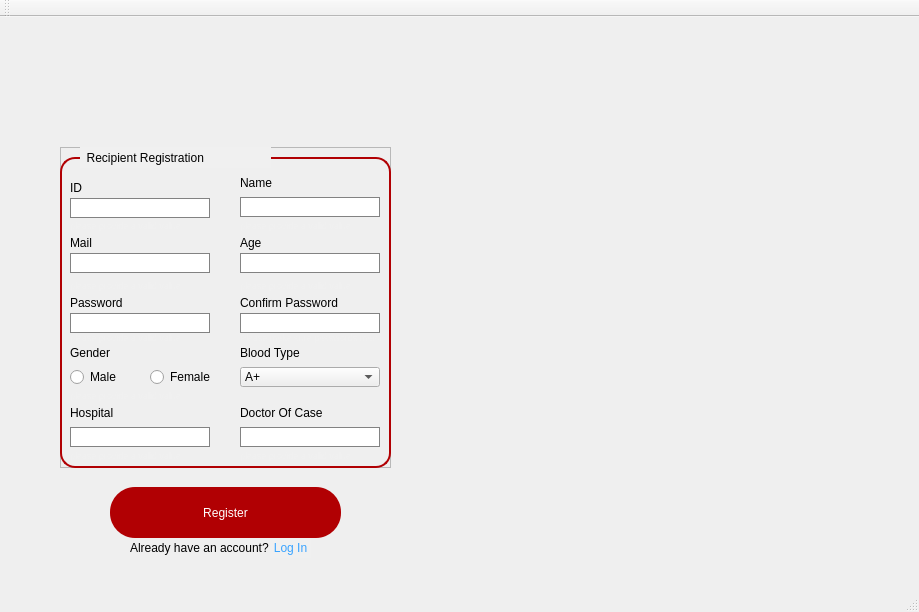
<?xml version="1.0" encoding="UTF-8"?>
<ui version="4.0">
 <class>RecipientRegClass</class>
 <widget class="QMainWindow" name="RecipientRegClass">
  <property name="geometry">
   <rect>
    <x>0</x>
    <y>0</y>
    <width>919</width>
    <height>612</height>
   </rect>
  </property>
  <property name="windowTitle">
   <string>Blood Bank Management System</string>
  </property>
  <property name="windowIcon">
   <iconset resource="RecipientReg.qrc">
    <normaloff>:/RecipientReg/toppng.com-blood-donation-png-picture-blood-donation-logo-3209x3905.png</normaloff>:/RecipientReg/toppng.com-blood-donation-png-picture-blood-donation-logo-3209x3905.png</iconset>
  </property>
  <property name="styleSheet">
   <string notr="true"/>
  </property>
  <widget class="QWidget" name="centralWidget">
   <widget class="QLabel" name="backimg">
    <property name="geometry">
     <rect>
      <x>0</x>
      <y>0</y>
      <width>921</width>
      <height>571</height>
     </rect>
    </property>
    <property name="styleSheet">
     <string notr="true">background-image:url(:/RecipientReg/bloodd.jpg);</string>
    </property>
    <property name="text">
     <string/>
    </property>
    <property name="pixmap">
     <pixmap resource="RecipientReg.qrc">:/RecipientReg/bloodd.jpg</pixmap>
    </property>
    <property name="scaledContents">
     <bool>true</bool>
    </property>
   </widget>
   <widget class="QFrame" name="frame_2">
    <property name="geometry">
     <rect>
      <x>60</x>
      <y>130</y>
      <width>331</width>
      <height>321</height>
     </rect>
    </property>
    <property name="font">
     <font>
      <underline>false</underline>
     </font>
    </property>
    <property name="styleSheet">
     <string notr="true"/>
    </property>
    <property name="frameShape">
     <enum>QFrame::StyledPanel</enum>
    </property>
    <property name="frameShadow">
     <enum>QFrame::Raised</enum>
    </property>
    <widget class="QLabel" name="label_2">
     <property name="geometry">
      <rect>
       <x>10</x>
       <y>30</y>
       <width>21</width>
       <height>21</height>
      </rect>
     </property>
     <property name="styleSheet">
      <string notr="true">font: 12pt &quot;Arial&quot;;</string>
     </property>
     <property name="text">
      <string>ID</string>
     </property>
    </widget>
    <widget class="QLineEdit" name="idTB">
     <property name="geometry">
      <rect>
       <x>10</x>
       <y>51</y>
       <width>140</width>
       <height>20</height>
      </rect>
     </property>
     <property name="font">
      <font>
       <underline>false</underline>
      </font>
     </property>
     <property name="styleSheet">
      <string notr="true">QLineEdit{
border:1px solid rgb(130, 130, 130) ;
border-radius:15px solid;
}

QLineEdit:focus{
border:1px solid rgb(175, 175, 175) ;
border-radius:15px solid;
border-bottom:2px solid rgb(157, 0, 3);
}
</string>
     </property>
     <property name="frame">
      <bool>true</bool>
     </property>
    </widget>
    <widget class="QLabel" name="label_3">
     <property name="geometry">
      <rect>
       <x>10</x>
       <y>80</y>
       <width>51</width>
       <height>31</height>
      </rect>
     </property>
     <property name="styleSheet">
      <string notr="true">font: 12pt &quot;Arial&quot;;</string>
     </property>
     <property name="text">
      <string>Mail</string>
     </property>
    </widget>
    <widget class="QLineEdit" name="mailTB">
     <property name="geometry">
      <rect>
       <x>10</x>
       <y>106</y>
       <width>140</width>
       <height>20</height>
      </rect>
     </property>
     <property name="styleSheet">
      <string notr="true">QLineEdit{
border:1px solid rgb(130, 130, 130) ;
border-radius:15px solid;
}

QLineEdit:focus{
border:1px solid rgb(175, 175, 175) ;
border-radius:15px solid;
border-bottom:2px solid rgb(157, 0, 3);
}
</string>
     </property>
    </widget>
    <widget class="QLabel" name="label_5">
     <property name="geometry">
      <rect>
       <x>10</x>
       <y>140</y>
       <width>101</width>
       <height>31</height>
      </rect>
     </property>
     <property name="styleSheet">
      <string notr="true">font: 12pt &quot;Arial&quot;;</string>
     </property>
     <property name="text">
      <string>Password</string>
     </property>
    </widget>
    <widget class="QLineEdit" name="passwordTB">
     <property name="geometry">
      <rect>
       <x>10</x>
       <y>166</y>
       <width>140</width>
       <height>20</height>
      </rect>
     </property>
     <property name="styleSheet">
      <string notr="true">QLineEdit{
border:1px solid rgb(130, 130, 130) ;
border-radius:15px solid;
}

QLineEdit:focus{
border:1px solid rgb(175, 175, 175) ;
border-radius:15px solid;
border-bottom:2px solid rgb(157, 0, 3);
}
</string>
     </property>
     <property name="echoMode">
      <enum>QLineEdit::Password</enum>
     </property>
    </widget>
    <widget class="QLabel" name="label_8">
     <property name="geometry">
      <rect>
       <x>10</x>
       <y>190</y>
       <width>81</width>
       <height>31</height>
      </rect>
     </property>
     <property name="styleSheet">
      <string notr="true">font: 12pt &quot;Arial&quot;;</string>
     </property>
     <property name="text">
      <string>Gender</string>
     </property>
    </widget>
    <widget class="QRadioButton" name="maleRB">
     <property name="geometry">
      <rect>
       <x>10</x>
       <y>220</y>
       <width>89</width>
       <height>20</height>
      </rect>
     </property>
     <property name="text">
      <string>Male</string>
     </property>
    </widget>
    <widget class="QRadioButton" name="femaleRB">
     <property name="geometry">
      <rect>
       <x>90</x>
       <y>220</y>
       <width>61</width>
       <height>20</height>
      </rect>
     </property>
     <property name="styleSheet">
      <string notr="true">border-color:red</string>
     </property>
     <property name="text">
      <string>Female</string>
     </property>
    </widget>
    <widget class="QLabel" name="label_10">
     <property name="geometry">
      <rect>
       <x>10</x>
       <y>250</y>
       <width>91</width>
       <height>31</height>
      </rect>
     </property>
     <property name="styleSheet">
      <string notr="true">font: 12pt &quot;Arial&quot;;</string>
     </property>
     <property name="text">
      <string>Hospital</string>
     </property>
    </widget>
    <widget class="QLineEdit" name="hospitalTB">
     <property name="geometry">
      <rect>
       <x>10</x>
       <y>280</y>
       <width>140</width>
       <height>20</height>
      </rect>
     </property>
     <property name="styleSheet">
      <string notr="true">QLineEdit{
border:1px solid rgb(130, 130, 130) ;
border-radius:15px solid;
}

QLineEdit:focus{
border:1px solid rgb(175, 175, 175) ;
border-radius:15px solid;
border-bottom:2px solid rgb(157, 0, 3);
}
</string>
     </property>
    </widget>
    <widget class="QLabel" name="label_4">
     <property name="geometry">
      <rect>
       <x>180</x>
       <y>20</y>
       <width>61</width>
       <height>31</height>
      </rect>
     </property>
     <property name="styleSheet">
      <string notr="true">font: 12pt &quot;Arial&quot;;</string>
     </property>
     <property name="text">
      <string>Name</string>
     </property>
    </widget>
    <widget class="QLabel" name="label_6">
     <property name="geometry">
      <rect>
       <x>180</x>
       <y>80</y>
       <width>51</width>
       <height>31</height>
      </rect>
     </property>
     <property name="styleSheet">
      <string notr="true">font: 12pt &quot;Arial&quot;;</string>
     </property>
     <property name="text">
      <string>Age</string>
     </property>
    </widget>
    <widget class="QLabel" name="label_7">
     <property name="geometry">
      <rect>
       <x>180</x>
       <y>140</y>
       <width>131</width>
       <height>31</height>
      </rect>
     </property>
     <property name="styleSheet">
      <string notr="true">font: 12pt &quot;Arial&quot;;</string>
     </property>
     <property name="text">
      <string>Confirm Password</string>
     </property>
    </widget>
    <widget class="QLabel" name="label_9">
     <property name="geometry">
      <rect>
       <x>180</x>
       <y>190</y>
       <width>121</width>
       <height>31</height>
      </rect>
     </property>
     <property name="styleSheet">
      <string notr="true">font: 12pt &quot;Arial&quot;;</string>
     </property>
     <property name="text">
      <string>Blood Type</string>
     </property>
    </widget>
    <widget class="QLabel" name="label_11">
     <property name="geometry">
      <rect>
       <x>180</x>
       <y>250</y>
       <width>151</width>
       <height>31</height>
      </rect>
     </property>
     <property name="styleSheet">
      <string notr="true">font: 12pt &quot;Arial&quot;;</string>
     </property>
     <property name="text">
      <string>Doctor Of Case</string>
     </property>
    </widget>
    <widget class="QLabel" name="idalertmsg">
     <property name="geometry">
      <rect>
       <x>10</x>
       <y>70</y>
       <width>151</width>
       <height>16</height>
      </rect>
     </property>
     <property name="font">
      <font>
       <pointsize>7</pointsize>
       <underline>false</underline>
      </font>
     </property>
     <property name="styleSheet">
      <string notr="true">color:rgb(240, 240, 240);</string>
     </property>
     <property name="text">
      <string>please provide a valid value</string>
     </property>
    </widget>
    <widget class="QLabel" name="mailalertmsg">
     <property name="geometry">
      <rect>
       <x>10</x>
       <y>130</y>
       <width>151</width>
       <height>16</height>
      </rect>
     </property>
     <property name="font">
      <font>
       <pointsize>7</pointsize>
       <underline>false</underline>
      </font>
     </property>
     <property name="styleSheet">
      <string notr="true">color:rgb(240, 240, 240);</string>
     </property>
     <property name="text">
      <string>please provide a valid value</string>
     </property>
    </widget>
    <widget class="QLabel" name="passwordalertmsg">
     <property name="geometry">
      <rect>
       <x>10</x>
       <y>180</y>
       <width>151</width>
       <height>21</height>
      </rect>
     </property>
     <property name="font">
      <font>
       <pointsize>7</pointsize>
       <underline>false</underline>
      </font>
     </property>
     <property name="styleSheet">
      <string notr="true">color:rgb(240, 240, 240);</string>
     </property>
     <property name="text">
      <string>please provide a valid value</string>
     </property>
    </widget>
    <widget class="QLabel" name="genderalertmsg">
     <property name="geometry">
      <rect>
       <x>10</x>
       <y>240</y>
       <width>151</width>
       <height>16</height>
      </rect>
     </property>
     <property name="font">
      <font>
       <pointsize>7</pointsize>
       <underline>false</underline>
      </font>
     </property>
     <property name="styleSheet">
      <string notr="true">color:rgb(240, 240, 240);</string>
     </property>
     <property name="text">
      <string>please provide a valid value</string>
     </property>
    </widget>
    <widget class="QLabel" name="hospitalalertmsg">
     <property name="geometry">
      <rect>
       <x>10</x>
       <y>300</y>
       <width>151</width>
       <height>16</height>
      </rect>
     </property>
     <property name="font">
      <font>
       <pointsize>7</pointsize>
       <underline>false</underline>
      </font>
     </property>
     <property name="styleSheet">
      <string notr="true">color:rgb(240, 240, 240);</string>
     </property>
     <property name="text">
      <string>please provide a valid value</string>
     </property>
    </widget>
    <widget class="QLineEdit" name="nameTB">
     <property name="geometry">
      <rect>
       <x>180</x>
       <y>50</y>
       <width>140</width>
       <height>20</height>
      </rect>
     </property>
     <property name="styleSheet">
      <string notr="true">QLineEdit{
border:1px solid rgb(130, 130, 130) ;
border-radius:15px solid;
}

QLineEdit:focus{
border:1px solid rgb(175, 175, 175) ;
border-radius:15px solid;
border-bottom:2px solid rgb(157, 0, 3);
}
</string>
     </property>
    </widget>
    <widget class="QLineEdit" name="ageTB">
     <property name="geometry">
      <rect>
       <x>180</x>
       <y>106</y>
       <width>140</width>
       <height>20</height>
      </rect>
     </property>
     <property name="styleSheet">
      <string notr="true">QLineEdit{
border:1px solid rgb(130, 130, 130) ;
border-radius:15px solid;
}

QLineEdit:focus{
border:1px solid rgb(175, 175, 175) ;
border-radius:15px solid;
border-bottom:2px solid rgb(157, 0, 3);
}
</string>
     </property>
    </widget>
    <widget class="QLabel" name="agealertmsg">
     <property name="geometry">
      <rect>
       <x>180</x>
       <y>130</y>
       <width>151</width>
       <height>16</height>
      </rect>
     </property>
     <property name="font">
      <font>
       <pointsize>7</pointsize>
       <underline>false</underline>
      </font>
     </property>
     <property name="styleSheet">
      <string notr="true">color:rgb(240, 240, 240);</string>
     </property>
     <property name="text">
      <string>please provide a valid value</string>
     </property>
    </widget>
    <widget class="QLineEdit" name="pw2TB">
     <property name="geometry">
      <rect>
       <x>180</x>
       <y>166</y>
       <width>140</width>
       <height>20</height>
      </rect>
     </property>
     <property name="styleSheet">
      <string notr="true">QLineEdit{
border:1px solid rgb(130, 130, 130) ;
border-radius:15px solid;
}

QLineEdit:focus{
border:1px solid rgb(175, 175, 175) ;
border-radius:15px solid;
border-bottom:2px solid rgb(157, 0, 3);
}
</string>
     </property>
     <property name="text">
      <string/>
     </property>
     <property name="echoMode">
      <enum>QLineEdit::Password</enum>
     </property>
    </widget>
    <widget class="QLabel" name="cpalertmsg">
     <property name="geometry">
      <rect>
       <x>180</x>
       <y>180</y>
       <width>141</width>
       <height>21</height>
      </rect>
     </property>
     <property name="font">
      <font>
       <pointsize>7</pointsize>
       <underline>false</underline>
      </font>
     </property>
     <property name="styleSheet">
      <string notr="true">color:rgb(240, 240, 240);</string>
     </property>
     <property name="text">
      <string>Please make sure passwords match</string>
     </property>
    </widget>
    <widget class="QComboBox" name="bloodTypeTB">
     <property name="geometry">
      <rect>
       <x>180</x>
       <y>220</y>
       <width>140</width>
       <height>20</height>
      </rect>
     </property>
     <property name="styleSheet">
      <string notr="true">QCompoPox{
border:1px solid rgb(130, 130, 130) ;
border-radius:15px solid;
}

CompoPox:focus{
border:1px solid rgb(175, 175, 175) ;
border-radius:15px solid;
border-bottom:2px solid rgb(157, 0, 3);
}
</string>
     </property>
     <item>
      <property name="text">
       <string>A+</string>
      </property>
     </item>
     <item>
      <property name="text">
       <string>A-</string>
      </property>
     </item>
     <item>
      <property name="text">
       <string>AB+</string>
      </property>
     </item>
     <item>
      <property name="text">
       <string>AB-</string>
      </property>
     </item>
     <item>
      <property name="text">
       <string>B+</string>
      </property>
     </item>
     <item>
      <property name="text">
       <string>B-</string>
      </property>
     </item>
     <item>
      <property name="text">
       <string>O+</string>
      </property>
     </item>
     <item>
      <property name="text">
       <string>O-</string>
      </property>
     </item>
    </widget>
    <widget class="QLineEdit" name="doctorTB">
     <property name="geometry">
      <rect>
       <x>180</x>
       <y>280</y>
       <width>140</width>
       <height>20</height>
      </rect>
     </property>
     <property name="styleSheet">
      <string notr="true">QLineEdit{
border:1px solid rgb(130, 130, 130) ;
border-radius:15px solid;
}

QLineEdit:focus{
border:1px solid rgb(175, 175, 175) ;
border-radius:15px solid;
border-bottom:2px solid rgb(157, 0, 3);
}
</string>
     </property>
    </widget>
    <widget class="QLabel" name="doctoralertmsg">
     <property name="geometry">
      <rect>
       <x>180</x>
       <y>300</y>
       <width>151</width>
       <height>16</height>
      </rect>
     </property>
     <property name="font">
      <font>
       <pointsize>7</pointsize>
       <underline>false</underline>
      </font>
     </property>
     <property name="styleSheet">
      <string notr="true">color:rgb(240, 240, 240);</string>
     </property>
     <property name="text">
      <string>please provide a valid value</string>
     </property>
    </widget>
    <widget class="QLabel" name="namealertmsg">
     <property name="geometry">
      <rect>
       <x>180</x>
       <y>70</y>
       <width>141</width>
       <height>16</height>
      </rect>
     </property>
     <property name="font">
      <font>
       <pointsize>7</pointsize>
       <underline>false</underline>
      </font>
     </property>
     <property name="styleSheet">
      <string notr="true">color:rgb(240, 240, 240);</string>
     </property>
     <property name="text">
      <string>please provide a valid value</string>
     </property>
    </widget>
    <widget class="QLabel" name="label_12">
     <property name="geometry">
      <rect>
       <x>0</x>
       <y>10</y>
       <width>331</width>
       <height>311</height>
      </rect>
     </property>
     <property name="styleSheet">
      <string notr="true">border:2px solid rgb(177, 0, 3);
border-radius:15px;
</string>
     </property>
     <property name="text">
      <string/>
     </property>
    </widget>
    <zorder>label_12</zorder>
    <zorder>label_2</zorder>
    <zorder>idTB</zorder>
    <zorder>label_3</zorder>
    <zorder>mailTB</zorder>
    <zorder>label_5</zorder>
    <zorder>passwordTB</zorder>
    <zorder>label_8</zorder>
    <zorder>maleRB</zorder>
    <zorder>femaleRB</zorder>
    <zorder>label_10</zorder>
    <zorder>hospitalTB</zorder>
    <zorder>label_4</zorder>
    <zorder>label_6</zorder>
    <zorder>label_7</zorder>
    <zorder>label_9</zorder>
    <zorder>label_11</zorder>
    <zorder>idalertmsg</zorder>
    <zorder>mailalertmsg</zorder>
    <zorder>passwordalertmsg</zorder>
    <zorder>genderalertmsg</zorder>
    <zorder>hospitalalertmsg</zorder>
    <zorder>nameTB</zorder>
    <zorder>ageTB</zorder>
    <zorder>agealertmsg</zorder>
    <zorder>pw2TB</zorder>
    <zorder>cpalertmsg</zorder>
    <zorder>bloodTypeTB</zorder>
    <zorder>doctorTB</zorder>
    <zorder>doctoralertmsg</zorder>
    <zorder>namealertmsg</zorder>
   </widget>
   <widget class="QPushButton" name="pushButton">
    <property name="geometry">
     <rect>
      <x>110</x>
      <y>470</y>
      <width>231</width>
      <height>51</height>
     </rect>
    </property>
    <property name="cursor">
     <cursorShape>PointingHandCursor</cursorShape>
    </property>
    <property name="toolTip">
     <string>&lt;html&gt;&lt;head/&gt;&lt;body&gt;&lt;p align=&quot;center&quot;&gt;&lt;br/&gt;&lt;/p&gt;&lt;/body&gt;&lt;/html&gt;</string>
    </property>
    <property name="styleSheet">
     <string notr="true">background-color:rgb(177, 0, 3);
border-radius:25px;
color:white;
font: 700 10pt &quot;Arial&quot;;</string>
    </property>
    <property name="text">
     <string>Register</string>
    </property>
    <property name="checkable">
     <bool>false</bool>
    </property>
    <property name="autoDefault">
     <bool>false</bool>
    </property>
    <property name="default">
     <bool>false</bool>
    </property>
    <property name="flat">
     <bool>false</bool>
    </property>
   </widget>
   <widget class="QLabel" name="label">
    <property name="geometry">
     <rect>
      <x>80</x>
      <y>130</y>
      <width>191</width>
      <height>21</height>
     </rect>
    </property>
    <property name="styleSheet">
     <string notr="true">font: 700 12pt &quot;Arial&quot;;
background-color:rgb(240, 240, 240)</string>
    </property>
    <property name="text">
     <string>  Recipient Registration</string>
    </property>
   </widget>
   <widget class="QLabel" name="label_13">
    <property name="geometry">
     <rect>
      <x>130</x>
      <y>520</y>
      <width>141</width>
      <height>21</height>
     </rect>
    </property>
    <property name="text">
     <string>Already have an account?</string>
    </property>
   </widget>
   <widget class="QPushButton" name="pushButton_2">
    <property name="geometry">
     <rect>
      <x>270</x>
      <y>521</y>
      <width>41</width>
      <height>20</height>
     </rect>
    </property>
    <property name="cursor">
     <cursorShape>PointingHandCursor</cursorShape>
    </property>
    <property name="styleSheet">
     <string notr="true">color:rgb(57, 163, 255);
background-color:rgb(240, 240, 240);
border-radius:25px;
font: 700 9pt &quot;Segoe UI&quot;;</string>
    </property>
    <property name="text">
     <string>Log In</string>
    </property>
    <property name="flat">
     <bool>true</bool>
    </property>
   </widget>
  </widget>
  <widget class="QMenuBar" name="menuBar">
   <property name="geometry">
    <rect>
     <x>0</x>
     <y>0</y>
     <width>919</width>
     <height>22</height>
    </rect>
   </property>
  </widget>
  <widget class="QToolBar" name="mainToolBar">
   <attribute name="toolBarArea">
    <enum>TopToolBarArea</enum>
   </attribute>
   <attribute name="toolBarBreak">
    <bool>false</bool>
   </attribute>
  </widget>
  <widget class="QStatusBar" name="statusBar"/>
 </widget>
 <layoutdefault spacing="6" margin="11"/>
 <resources>
  <include location="RecipientReg.qrc"/>
 </resources>
 <connections/>
</ui>
